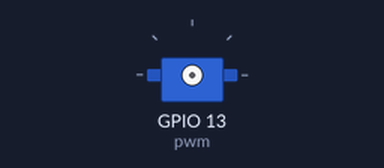
Bench run of a program on a simulated ESP32 board running MicroPython. On the bench: servo. Servo angles are drawn from the pulse width (0.5 ms = 0°, 2.5 ms = 180°). At 19.0 s the program stops and its outputs stay as they are.

Above: at 0.1 s.
At 4.1 s:
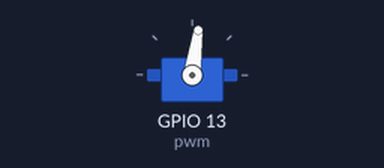
At 8.6 s:
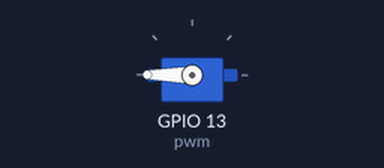
At 17.1 s:
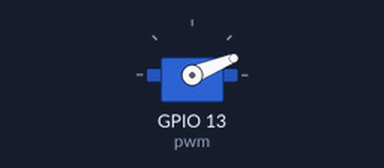
Timing chart, 0 to 19.5 s (numbered marks = the images above):
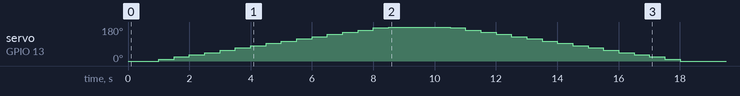

The program:

main.py
```python
# MicroPython script for ESP32
# Author: Himanshu Tripathi

# servo motor drive usign ESP32
# frequency = 1 / Period = 1 / 20 ms = 50 Hz
# Duty Cycle (1 ms) = 1 / 20 ms = 0.05 => 5%
# Duty Cycle (2 ms) = 2 / 20 ms = 0.10 => 10%
# Duty Cycle value
# 0.05 * 1024 = 51.2
# 0.10 * 1024 = 102.4

import machine
import time

# PWM pin object
pwm = machine.PWM(machine.Pin(13),freq=50)

# map function for MicroPython
def map(x,in_min,in_max,out_min,out_max):
    return int((x-in_min)*(out_max-out_min) / (in_max-in_min) + out_min)

# set servo at 0 position
pwm.duty(map(0,0,180,18,140))

# rotate servo from 0 to 180
for i in range (0,181,10):
    pwm.duty(map(i,0,180,18,140))
    time.sleep(0.5)

# rotate servo from 180 to 0
for i in range (180,-1,-10):
    pwm.duty(map(i,0,180,18,140))
    time.sleep(0.5)
```

Measured:
- by itself, servo on GPIO 13 (pwm): rises from 0° to 180° in 7.5 s, then falls to 0° in 9.5 s
